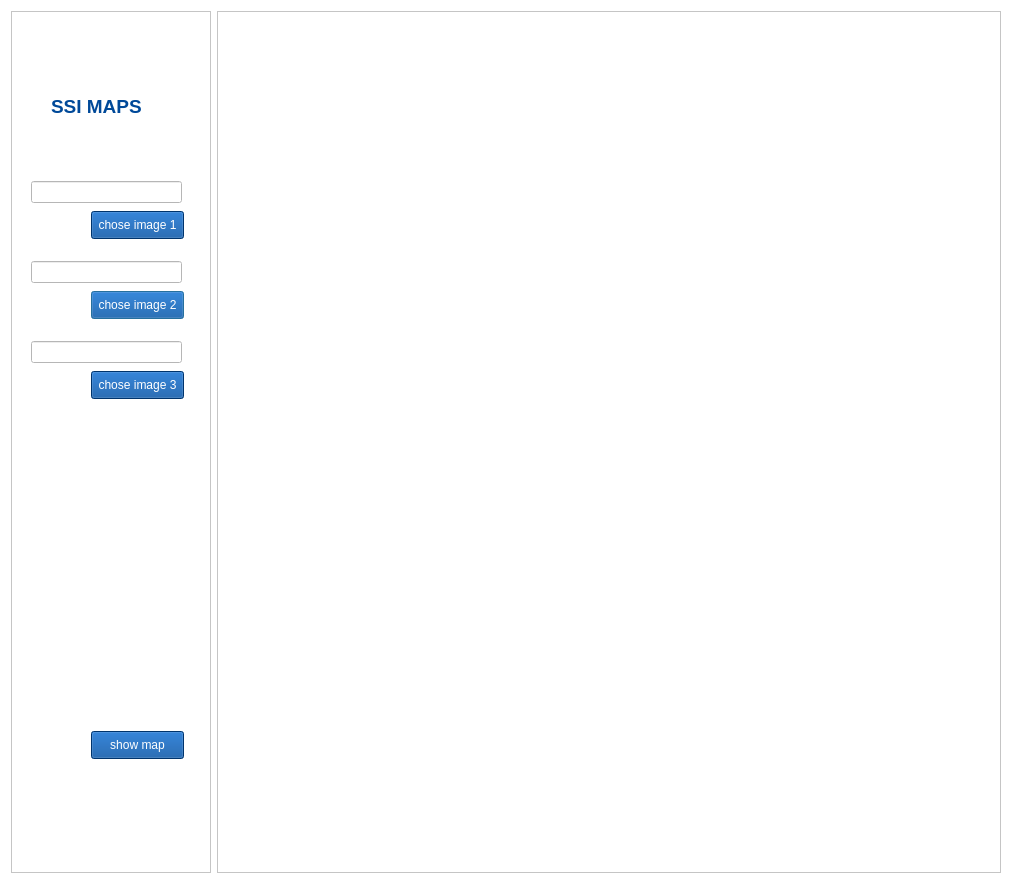
<?xml version="1.0" encoding="UTF-8"?>
<ui version="4.0">
 <class>Dialog</class>
 <widget class="QDialog" name="Dialog">
  <property name="geometry">
   <rect>
    <x>0</x>
    <y>0</y>
    <width>1012</width>
    <height>884</height>
   </rect>
  </property>
  <property name="windowTitle">
   <string>Dialog</string>
  </property>
  <property name="styleSheet">
   <string notr="true">background-color: rgb(255, 255, 255);</string>
  </property>
  <layout class="QHBoxLayout" name="horizontalLayout">
   <item>
    <widget class="QFrame" name="frame">
     <property name="minimumSize">
      <size>
       <width>200</width>
       <height>0</height>
      </size>
     </property>
     <property name="maximumSize">
      <size>
       <width>200</width>
       <height>16777215</height>
      </size>
     </property>
     <property name="frameShape">
      <enum>QFrame::StyledPanel</enum>
     </property>
     <property name="frameShadow">
      <enum>QFrame::Raised</enum>
     </property>
     <widget class="QPushButton" name="choseBtn2">
      <property name="geometry">
       <rect>
        <x>80</x>
        <y>280</y>
        <width>93</width>
        <height>28</height>
       </rect>
      </property>
      <property name="styleSheet">
       <string notr="true">background-color: rgb(0, 73, 153);
color: rgb(255, 255, 255);
font: 75 8pt &quot;MS Shell Dlg 2&quot;;</string>
      </property>
      <property name="text">
       <string>chose image 2</string>
      </property>
     </widget>
     <widget class="QPushButton" name="choseBtn1">
      <property name="geometry">
       <rect>
        <x>80</x>
        <y>200</y>
        <width>93</width>
        <height>28</height>
       </rect>
      </property>
      <property name="styleSheet">
       <string notr="true">background-color: rgb(0, 73, 153);
color: rgb(255, 255, 255);
font: 75 8pt &quot;MS Shell Dlg 2&quot;;</string>
      </property>
      <property name="text">
       <string>chose image 1</string>
      </property>
     </widget>
     <widget class="QPushButton" name="choseBtn3">
      <property name="geometry">
       <rect>
        <x>80</x>
        <y>360</y>
        <width>93</width>
        <height>28</height>
       </rect>
      </property>
      <property name="styleSheet">
       <string notr="true">background-color: rgb(0, 73, 153);
color: rgb(255, 255, 255);
font: 75 8pt &quot;MS Shell Dlg 2&quot;;</string>
      </property>
      <property name="text">
       <string>chose image 3</string>
      </property>
     </widget>
     <widget class="QLineEdit" name="line1">
      <property name="geometry">
       <rect>
        <x>20</x>
        <y>170</y>
        <width>151</width>
        <height>22</height>
       </rect>
      </property>
     </widget>
     <widget class="QLineEdit" name="line2">
      <property name="geometry">
       <rect>
        <x>20</x>
        <y>250</y>
        <width>151</width>
        <height>22</height>
       </rect>
      </property>
     </widget>
     <widget class="QLineEdit" name="line3">
      <property name="geometry">
       <rect>
        <x>20</x>
        <y>330</y>
        <width>151</width>
        <height>22</height>
       </rect>
      </property>
     </widget>
     <widget class="QPushButton" name="showMapBtn">
      <property name="geometry">
       <rect>
        <x>80</x>
        <y>720</y>
        <width>93</width>
        <height>28</height>
       </rect>
      </property>
      <property name="styleSheet">
       <string notr="true">background-color: rgb(0, 73, 153);
color: rgb(255, 255, 255);
font: 75 8pt &quot;MS Shell Dlg 2&quot;;</string>
      </property>
      <property name="text">
       <string>show map</string>
      </property>
     </widget>
     <widget class="QLabel" name="label">
      <property name="geometry">
       <rect>
        <x>40</x>
        <y>60</y>
        <width>121</width>
        <height>71</height>
       </rect>
      </property>
      <property name="styleSheet">
       <string notr="true">color: rgb(0, 73, 153);</string>
      </property>
      <property name="text">
       <string>&lt;html&gt;&lt;head/&gt;&lt;body&gt;&lt;p&gt;&lt;span style=&quot; font-size:14pt; font-weight:600;&quot;&gt;SSI MAPS&lt;/span&gt;&lt;/p&gt;&lt;/body&gt;&lt;/html&gt;</string>
      </property>
     </widget>
    </widget>
   </item>
   <item>
    <widget class="QFrame" name="frame_2">
     <property name="frameShape">
      <enum>QFrame::StyledPanel</enum>
     </property>
     <property name="frameShadow">
      <enum>QFrame::Raised</enum>
     </property>
    </widget>
   </item>
  </layout>
 </widget>
 <resources>
  <include location="logoo.qrc"/>
 </resources>
 <connections/>
</ui>
